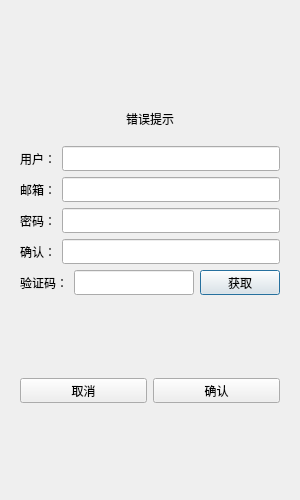
<?xml version="1.0" encoding="UTF-8"?>
<ui version="4.0">
 <class>RegisterDialog</class>
 <widget class="QDialog" name="RegisterDialog">
  <property name="geometry">
   <rect>
    <x>0</x>
    <y>0</y>
    <width>300</width>
    <height>500</height>
   </rect>
  </property>
  <property name="minimumSize">
   <size>
    <width>300</width>
    <height>500</height>
   </size>
  </property>
  <property name="maximumSize">
   <size>
    <width>300</width>
    <height>500</height>
   </size>
  </property>
  <property name="windowTitle">
   <string>Dialog</string>
  </property>
  <layout class="QVBoxLayout" name="verticalLayout_2">
   <item>
    <layout class="QVBoxLayout" name="verticalLayout">
     <item>
      <widget class="QStackedWidget" name="stackedWidget">
       <property name="currentIndex">
        <number>0</number>
       </property>
       <widget class="QWidget" name="page">
        <layout class="QVBoxLayout" name="verticalLayout_3">
         <item>
          <spacer name="verticalSpacer">
           <property name="sizeHint" stdset="0">
            <size>
             <width>20</width>
             <height>40</height>
            </size>
           </property>
          </spacer>
         </item>
         <item>
          <widget class="QWidget" name="widget" native="true">
           <layout class="QVBoxLayout" name="verticalLayout_4">
            <item>
             <widget class="QLabel" name="err_tip">
              <property name="minimumSize">
               <size>
                <width>0</width>
                <height>25</height>
               </size>
              </property>
              <property name="maximumSize">
               <size>
                <width>16777215</width>
                <height>25</height>
               </size>
              </property>
              <property name="text">
               <string>错误提示</string>
              </property>
              <property name="alignment">
               <set>Qt::AlignCenter</set>
              </property>
             </widget>
            </item>
           </layout>
          </widget>
         </item>
         <item>
          <layout class="QHBoxLayout" name="horizontalLayout">
           <item>
            <widget class="QLabel" name="user_label">
             <property name="minimumSize">
              <size>
               <width>0</width>
               <height>25</height>
              </size>
             </property>
             <property name="maximumSize">
              <size>
               <width>16777215</width>
               <height>25</height>
              </size>
             </property>
             <property name="text">
              <string>用户：</string>
             </property>
            </widget>
           </item>
           <item>
            <widget class="QLineEdit" name="user_edit">
             <property name="minimumSize">
              <size>
               <width>0</width>
               <height>25</height>
              </size>
             </property>
             <property name="maximumSize">
              <size>
               <width>16777215</width>
               <height>25</height>
              </size>
             </property>
            </widget>
           </item>
          </layout>
         </item>
         <item>
          <layout class="QHBoxLayout" name="horizontalLayout_3">
           <item>
            <widget class="QLabel" name="email_label">
             <property name="minimumSize">
              <size>
               <width>0</width>
               <height>25</height>
              </size>
             </property>
             <property name="maximumSize">
              <size>
               <width>16777215</width>
               <height>25</height>
              </size>
             </property>
             <property name="text">
              <string>邮箱：</string>
             </property>
            </widget>
           </item>
           <item>
            <widget class="QLineEdit" name="email_edit">
             <property name="minimumSize">
              <size>
               <width>0</width>
               <height>25</height>
              </size>
             </property>
             <property name="maximumSize">
              <size>
               <width>16777215</width>
               <height>25</height>
              </size>
             </property>
            </widget>
           </item>
          </layout>
         </item>
         <item>
          <layout class="QHBoxLayout" name="horizontalLayout_4">
           <item>
            <widget class="QLabel" name="pass_label">
             <property name="minimumSize">
              <size>
               <width>0</width>
               <height>25</height>
              </size>
             </property>
             <property name="maximumSize">
              <size>
               <width>16777215</width>
               <height>25</height>
              </size>
             </property>
             <property name="text">
              <string>密码：</string>
             </property>
            </widget>
           </item>
           <item>
            <widget class="QLineEdit" name="pass_edit">
             <property name="minimumSize">
              <size>
               <width>0</width>
               <height>25</height>
              </size>
             </property>
             <property name="maximumSize">
              <size>
               <width>16777215</width>
               <height>25</height>
              </size>
             </property>
            </widget>
           </item>
          </layout>
         </item>
         <item>
          <layout class="QHBoxLayout" name="horizontalLayout_5">
           <item>
            <widget class="QLabel" name="confirm_label">
             <property name="minimumSize">
              <size>
               <width>0</width>
               <height>25</height>
              </size>
             </property>
             <property name="maximumSize">
              <size>
               <width>16777215</width>
               <height>25</height>
              </size>
             </property>
             <property name="text">
              <string>确认：</string>
             </property>
            </widget>
           </item>
           <item>
            <widget class="QLineEdit" name="confirm_edit">
             <property name="minimumSize">
              <size>
               <width>0</width>
               <height>25</height>
              </size>
             </property>
             <property name="maximumSize">
              <size>
               <width>16777215</width>
               <height>25</height>
              </size>
             </property>
            </widget>
           </item>
          </layout>
         </item>
         <item>
          <layout class="QHBoxLayout" name="horizontalLayout_6">
           <item>
            <widget class="QLabel" name="varify_label">
             <property name="minimumSize">
              <size>
               <width>0</width>
               <height>25</height>
              </size>
             </property>
             <property name="maximumSize">
              <size>
               <width>16777215</width>
               <height>25</height>
              </size>
             </property>
             <property name="text">
              <string>验证码：</string>
             </property>
            </widget>
           </item>
           <item>
            <widget class="QLineEdit" name="varify_edit">
             <property name="minimumSize">
              <size>
               <width>0</width>
               <height>25</height>
              </size>
             </property>
             <property name="maximumSize">
              <size>
               <width>16777215</width>
               <height>25</height>
              </size>
             </property>
            </widget>
           </item>
           <item>
            <widget class="QPushButton" name="get_code">
             <property name="minimumSize">
              <size>
               <width>0</width>
               <height>25</height>
              </size>
             </property>
             <property name="maximumSize">
              <size>
               <width>16777215</width>
               <height>25</height>
              </size>
             </property>
             <property name="text">
              <string>获取</string>
             </property>
            </widget>
           </item>
          </layout>
         </item>
         <item>
          <spacer name="verticalSpacer_2">
           <property name="sizeHint" stdset="0">
            <size>
             <width>20</width>
             <height>40</height>
            </size>
           </property>
          </spacer>
         </item>
         <item>
          <layout class="QHBoxLayout" name="horizontalLayout_7">
           <item>
            <widget class="QPushButton" name="cancel_btn">
             <property name="minimumSize">
              <size>
               <width>0</width>
               <height>25</height>
              </size>
             </property>
             <property name="maximumSize">
              <size>
               <width>16777215</width>
               <height>25</height>
              </size>
             </property>
             <property name="text">
              <string>取消</string>
             </property>
            </widget>
           </item>
           <item>
            <widget class="QPushButton" name="confirm_btn">
             <property name="minimumSize">
              <size>
               <width>0</width>
               <height>25</height>
              </size>
             </property>
             <property name="maximumSize">
              <size>
               <width>16777215</width>
               <height>25</height>
              </size>
             </property>
             <property name="text">
              <string>确认</string>
             </property>
            </widget>
           </item>
          </layout>
         </item>
         <item>
          <spacer name="verticalSpacer_3">
           <property name="sizeHint" stdset="0">
            <size>
             <width>20</width>
             <height>40</height>
            </size>
           </property>
          </spacer>
         </item>
        </layout>
       </widget>
       <widget class="QWidget" name="page_2"/>
      </widget>
     </item>
    </layout>
   </item>
  </layout>
 </widget>
 <resources/>
 <connections/>
</ui>
